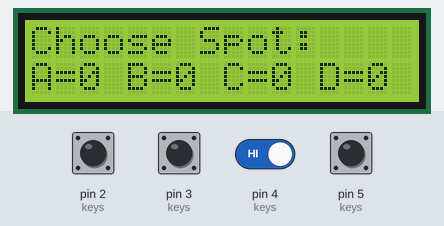
A sketch run on a simulated Arduino Uno, built with avr-gcc and run on an emulated ATmega328P. On the bench: 16×2 character LCD. The test bench sets the inputs (shaded band); at power-on: pin 2 (keys), pin 3 (keys), pin 4 (keys), pin 5 (keys) HIGH. What the sketch prints to the serial monitor is not drawn.

Above: at 1.2 s.
1.3 s: pin 2 (keys) pulled LOW for 1.3 s
At 3.5 s:
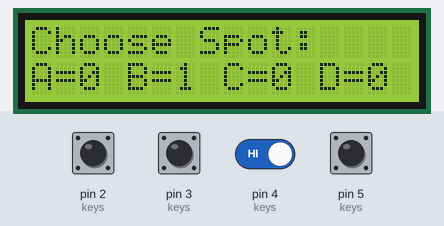
4.1 s: pin 2 (keys) driven LOW and pin 4 (keys) driven LOW
At 7.3 s:
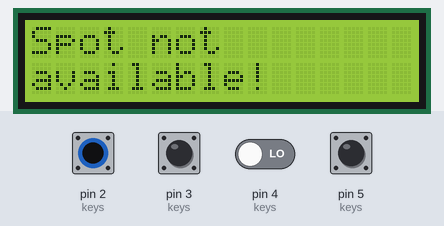
8.3 s: pin 2 (keys) driven HIGH
At 10.6 s:
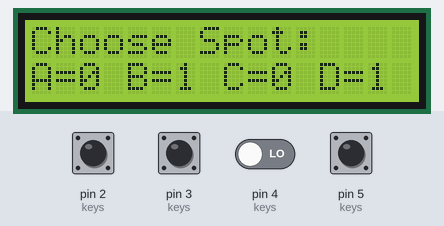
12.5 s: pin 3 (keys) pulled LOW for 1.3 s
At 14.7 s:
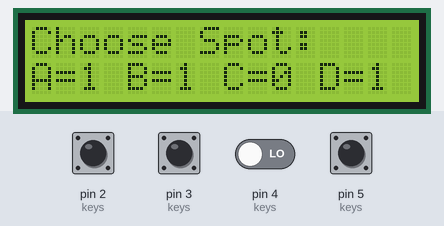
18.0 s: pin 4 (keys) driven HIGH
20.9 s: pin 5 (keys) pulled LOW for 1.3 s
At 26.4 s:
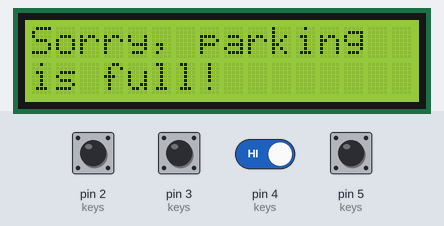
Timing chart, 0 to 27.4 s (numbered marks = the images above; inputs shaded):
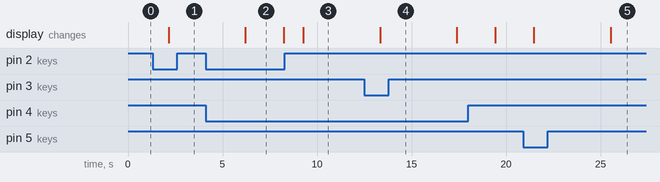

Measured:
- after the input at 1.3 s, the display: changes after 0.86 s (image 1)
- after the input at 4.1 s, the display: changes after 2.1 s (image 2)
- after the input at 8.3 s, the display: changes after 0.97 s (image 3)
- after the input at 12.5 s, the display: changes after 0.83 s (image 4)
- after the input at 20.9 s, the display: first changes after 0.58 s (image 5 shows a later state)
- what the display in image 2 shows lasts 2.0 s, from 6.2 s to 8.2 s

The sketch:

LCD_NRev.ino
```cpp
#include <Wire.h>
#include <LiquidCrystal_I2C.h>

// Initialize the LCD with the I2C address (e.g., x27) and dimensions (16 columns, 2 rows)
LiquidCrystal_I2C lcd(0x27, 16, 2);

// Create a boolean array of size 4, initialized to  (false)
bool myArray[4] = {0, 0, 0, 0};

//Membrane Keys setup
#define key1 3
#define key2 2
#define key3 5
#define key4 4

//make membrane keys 4x1 array
int keys[] = {key1, key2, key3, key4};
const int numKeys = sizeof(keys) / sizeof(keys[0]);

void setup() {
    // Initialize the LCD
    lcd.begin();
    lcd.backlight(); // Turn on the backlight
    Serial.begin(9600); // Initialize serial communication for user input
    for (int i = 0; i < numKeys; i++) {
    pinMode(keys[i], INPUT_PULLUP);
}
}
void loop() {

    // Check if all elements are 1
    /*if (allOnes()) {
        lcd.clear();
        lcd.setCursor(0, 0);
        lcd.print("Error");
        return; // Exit the loop if all are 1
    }*/
    // Get user input
    displayArray();
    carEntry();


}


void carEntry(){
  if (spotCheck()) {
    Serial.println("Sorry, parking is full.");
    lcd.clear();
    lcd.setCursor(0, 0);
    lcd.print("Sorry, parking");
    lcd.setCursor(0, 1);
    lcd.print("is full!");
    delay(3000); // Delay to let the user read the message
    return; // Exit function
  }

    for (int choice = 0; choice < numKeys; choice++) {
      int keyState = digitalRead(keys[choice]);
      if (!keyState) {
        if (myArray[choice] == 0) { // Check if the spot is available
          Serial.print("Key ");
          Serial.print(choice + 1);
          Serial.println(" is pressed. Spot assigned.");
          myArray[choice] = 1; //Fill the spot with 1
          displayArray();
          delay(2000);
        } else { // When spot choosen is not available
          lcd.clear();
          Serial.println("Spot not available!");
          lcd.setCursor(0, 0);
          lcd.print("Spot not");
          lcd.setCursor(0, 1);
          lcd.print("available!");
          delay(2000);
        }
        return; // Exit function
      }
    }
    }
void carExit(){
 if (!spotCheck()) {
    Serial.println("Error! Parking is empty");
    lcd.clear();
    lcd.setCursor(0, 0);
    lcd.print("Error! Parking");
    lcd.setCursor(0, 1);
    lcd.print("is empty!");
    delay(3000); // Delay to let the user read the message
    return; // Exit function
  }
    for (int choice = 0; choice < numKeys; choice++) {
      int keyState = digitalRead(keys[choice]);
      if (!keyState) {
        if (myArray[choice] == 1) { // Check if the spot is available
          Serial.print("Key ");
          Serial.print(choice + 1);
          Serial.println(" is pressed. Spot assigned.");
          myArray[choice] = 0; //Fill the spot with 1
          displayArray();
          delay(2000);
        } else { // When spot choosen is not available
          lcd.clear();
          Serial.println("Spot is empty!");
          lcd.setCursor(0, 0);
          lcd.print("Spot Is Empty!");
          delay(2000);
        }
        return; // Exit the function after processing input
      }
    }
    }

void displayArray() {
    lcd.clear();
    lcd.setCursor(0, 0);
    lcd.print("Choose Spot:");

    lcd.setCursor(0, 1); // Set cursor to the second row
    for (int i = 0; i < 4; i++) {
        char spot = i+65;
        lcd.print(spot);
        lcd.print("=");
        lcd.print(myArray[i]);
        lcd.print(" "); // Print space between values
    }
    delay(1000);
}

bool spotCheck() {
    for (int i = 0; i < 4; i++) {
        if (myArray[i] == 0 ) {
            return false; // Return false if any element is  0
        }
    }
    return true; // Return true if all elements are 1
}
```

LCDRTCTEST.ino
```cpp

```
